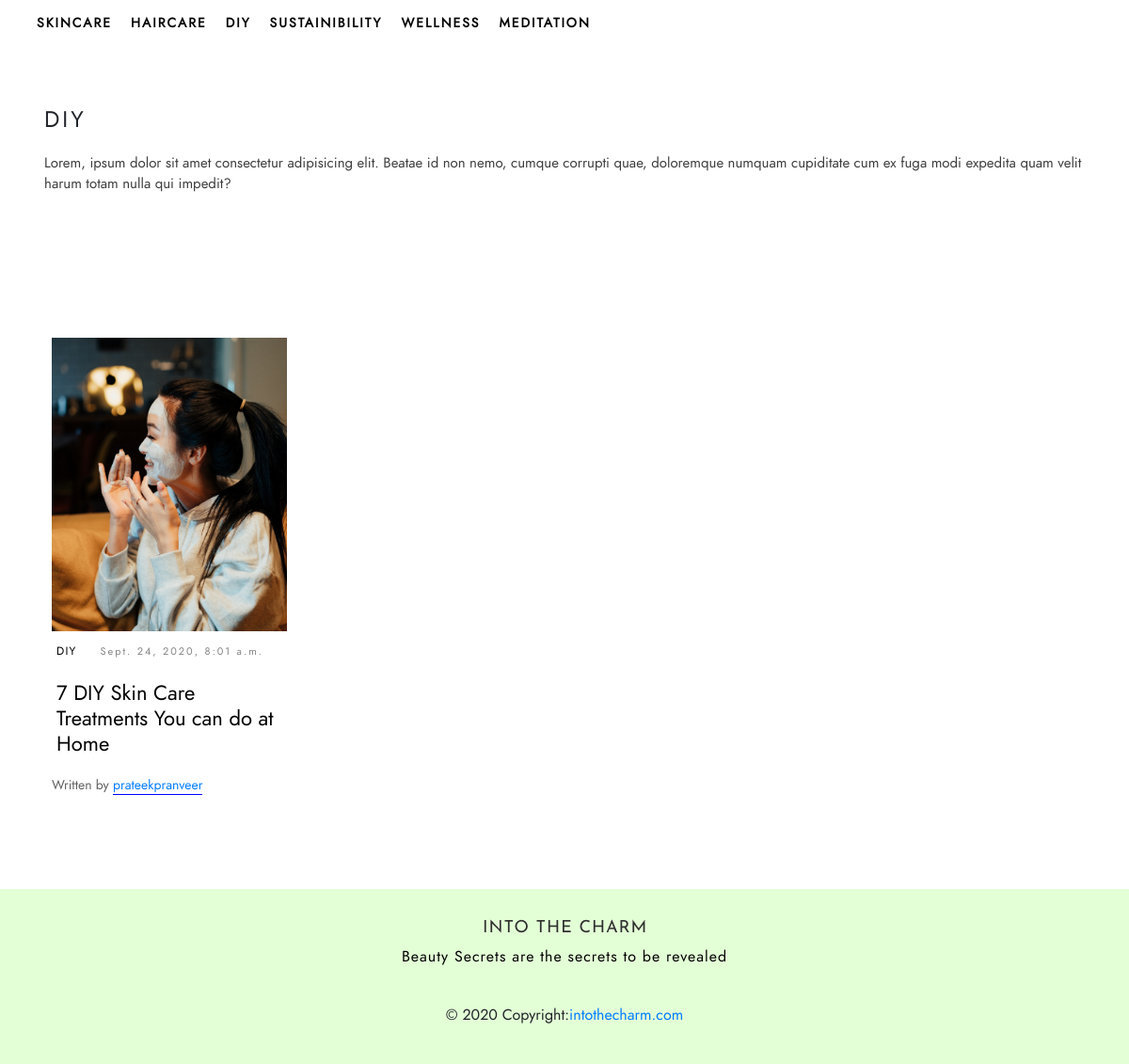
Page /category/DIY on the committed database.
### blog/models.py (models this page shows, shortened)
class Category(models.Model):
    title = models.CharField(max_length=100, db_index=True)
    slug = models.SlugField(max_length=100, db_index=True)
    description = models.TextField(max_length=1000, blank=True)
    def __str__(self):
        return self.title

class Blog(models.Model):
    title = models.CharField(max_length=100, unique=True)
    slug = models.SlugField(max_length=100, unique=True)
    meta = models.TextField(max_length=1000)
    body = models.TextField()
    author = models.ForeignKey(settings.AUTH_USER_MODEL, on_delete= models.CASCADE)
    header_img = models.ImageField(upload_to='images/', default=None)
    posted = models.DateTimeField(db_index=True, auto_now_add=True)
    category = models.ForeignKey('blog.Category', on_delete=models.CASCADE)

### blog/views.py (the view)
# urls.py: path('category/<str:category>', views.category, name="category"),
def category(request, category):
    x = Category.objects.all()
    category = category.lower()
    if category == 'skincare':
        allPosts = Blog.objects.filter(category_id = 1)
        cat = Category.objects.filter(slug = category)
        return render(request, 'category.html', {'allPosts': allPosts, 'cat': cat, 'x': x})
    elif category =='haircare':
        allPosts = Blog.objects.filter(category_id = 2)
        cat = Category.objects.filter(slug = category)
        return render(request, 'category.html', {'allPosts': allPosts, 'cat': cat, 'x': x})
    elif category =='diy':
        allPosts = Blog.objects.filter(category_id = 3)
        cat = Category.objects.filter(slug = category)
        return render(request, 'category.html', {'allPosts': allPosts, 'cat': cat, 'x': x})
    elif category =='sustainibility':
        cat = Category.objects.filter(slug = category)
        allPosts = Blog.objects.filter(category_id = 4)
        return render(request, 'category.html', {'allPosts': allPosts, 'cat': cat, 'x': x})
    elif category =='wellness':
        cat = Category.objects.filter(slug = category)
        allPosts = Blog.objects.filter(category_id = 5)
        return render(request, 'category.html', {'allPosts': allPosts, 'cat': cat, 'x': x})
    elif category =='meditation':
        cat = Category.objects.filter(slug = category)
        allPosts = Blog.objects.filter(category_id = 7)
        return render(request, 'category.html', {'allPosts': allPosts, 'cat': cat, 'x': x})

### templates/category.html (shortened to what this page needs)
{% extends 'base.html' %}
{% block body %}
        <div class="container">
        <div class="jumbotron">
        {% for x in cat %}
            <h1 class="ml-0">{{x.title}}</h1>
            <P class="ml-0">{{x.description}}</P>
        {% endfor %}
        </div>
    </div>
    <div class="container-fluid">
    <div class="container hello">
        {% for x in cat %}
        <div class="row">
        {% endfor %}
            <div class="col-md-12">
                <div class="row">
                    {% for x in allPosts %}
                    <div class="col-md-3 pb-4">
                        <div class="img">
                            <img src="{{x.header_img.url}}" class="img-fluid imgn" alt="">
                        </div>
                        <div class="details">
                            <a href="{% url 'category' x.category %}" class="cats">{{x.category}}</a>
                            <a href="" class="date">{{x.posted}}</a>
                            <a href="{% url 'single-post' x.slug %}"><h3 class="heading">{{x.title}}</h3></a>
                            <p class="written-by">Written by <a href="#" class="author-name">{{x.author}}</a></a></p>
                        </div>
                    </div>
                    {% endfor %}
                </div>
            </div>
                </div>
            </div>
                </div>
{% endblock body %}

### templates/base.html (shortened to what this page needs)
{% load static %}
<!DOCTYPE html>
<html lang="en">
<head>
    <link rel="stylesheet" href="https://stackpath.bootstrapcdn.com/bootstrap/4.5.2/css/bootstrap.min.css">
    <link rel="stylesheet" href="{% static 'css/style.css' %}">
    <link href="https://pagecdn.io/lib/easyfonts/fonts.css" rel="stylesheet" />
    <link rel="stylesheet" href="https://stackpath.bootstrapcdn.com/font-awesome/4.7.0/css/font-awesome.min.css">
    <link rel="stylesheet" href="https://stackpath.bootstrapcdn.com/font-awesome/4.7.0/css/font-awesome.min.css">
</head>
<body>
    <div class="nav2 sticky-top container">
        <div class="row">
            <div class="col-md-10">
                <ul class="nav ml-4">
{% for x in x %}
<li class="nav-item">
    <a class="nav-link main active" href="{% url 'category' x.slug %}">{{ x.title }}</a>
</li>
{% endfor %}
                </ul>
            </div>
        </div>
    </div>
    {% block body %}
    {% endblock body %}
     <div class="footer sticky-bottom container-fluid py-3 xmas mb-0">
        <img src="img/INTO THE CHARM.png" class="mt-3 footer-logo" alt="">
        <h5 class="footer-text mt-3 ml-auto" style="color: black;">Beauty Secrets are the secrets to be revealed</h5>
        <div class="footer-copyright text-center py-4">© 2020 Copyright:
            <a href="https://mdbootstrap.com/"> intothecharm.com</a>
        </div>
    </div>
</body>
</html>

### static/css/style.css (style rules this page uses)
.main { margin-right: 20px !important; }
* { font-family: louis !important; }
.container { max-width: 1300px !important; }
.xmas { text-align: center; background-color: rgb(255, 175, 138); margin-bottom: 0px; }
.footer-text { padding-bottom: 8px; }
.cats { letter-spacing: 2px; font-style: normal; font-weight: normal; font-size: 12px; line-height: 12px; letter-spacing: 0.105em; margin: 20px 5px; color: #000000; }
.main { position: relative; display: inline-block; color: black !important; }
.imgn { transition: transform .2s; }
.img { overflow: hidden; }
.date { letter-spacing: 2px; font-size: 11px; color: rgb(131, 131, 131); font-weight: 500; margin-left: 15px; }
.heading { font-family: louis; font-style: normal; font-weight: 500; color: #2e2e2e; font-size: 22px; line-height: 27px; letter-spacing: 0px; color: #000000; margin: 20px 5px; }
.author-name { border-bottom: 1px solid blue; }
.written-by { font-size: 12px; font-family: josefin sans; font-weight: 400; margin-top: 12px; }
.footer-logo { letter-spacing: 1px; font-family: josefin sans; font-size: 20px; }
.footer-text { letter-spacing: 1px; font-size: 16px; color: #5f5f5f; font-family: josefin sans; margin-top: 10px; }
.details { height: auto; background-color: white; padding: 8px 0px !important; margin-bottom: 12px; }
.details p { margin-top: 20px; font-family: quicksand; color: #5f5f5f; font-size: 14px; font-weight: 400; }
.text-center { display: flex; justify-content: center; align-items: center; }
.hello { padding: 40px; }
.jumbotron h1 { letter-spacing: 3px; font-family: josefin sans; font-size: 24px; font-weight: 300; }
.jumbotron p { font-family: josefin sans; font-weight: 400; margin-top: 20px; color: rgb(61, 61, 61); font-size: 15px; }
.nav2 { background-color: rgba(255, 255, 255, 0.932); padding-top: 12px; padding-bottom: 12px; }
.nav-link { letter-spacing: 1px; font-family: josefin sans; font-size: 12px; color: rgb(82, 73, 90); font-weight: 500; padding: 0px !important; margin-right: 30px; }
.jumbotron { background: rgb(255, 255, 255) !important; }
.main { font-size: 12px !important; color: rgb(82, 82, 82) !important; padding: 0px !important; margin-right: 20px; line-height: 25px; font-weight: 500 !important; letter-spacing: 2px !important; }
.pb-4 { padding-bottom: 40px; }
.nav-item a { letter-spacing: 1px; font-size: 13px; font-weight: 500; color: black !important; }

### templates/base.html (style rules this page uses)
.nav2 { max-width: 100% !important; }
.footer { background-color: rgb(227, 255, 214) !important; }
.nav-link { font-size: 14px !important; font-weight: 600 !important; }

### rows in the picture
Category: title "SKINCARE"
Category: title "HAIRCARE"
Category: title "DIY", description "Lorem, ipsum dolor sit amet consectetur adipisicing elit. Beatae id non nemo, cumque corrupti quae, doloremque numquam cupiditate cum ex fuga modi expedita quam velit harum totam nulla qui impedit?"
Category: title "SUSTAINIBILITY"
Category: title "WELLNESS"
Category: title "MEDITATION"
Blog: header_img (picture), category "DIY", posted "Sept. 24, 2020, 8:01 a.m.", title "7 DIY Skin Care Treatments You can do at Home", author "prateekpranveer"
